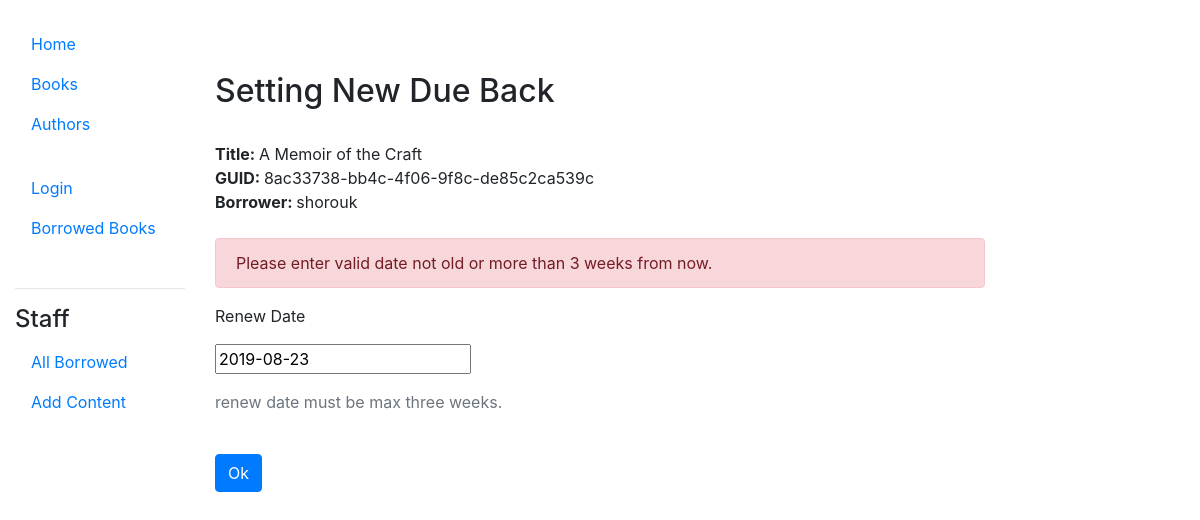
/catalog/due-back-renew/8ac33738-bb4c-4f06-9f8c-de85c2ca539c, run on the app's committed database.
### catalog/models.py (models this page shows, shortened)
class Book_Instance(models.Model):
    guid = models.UUIDField(
        'GUID',
    default=uuid.uuid4,
    primary_key=True,
    )
    due_back = models.DateField(null=True, blank=True)
    LOAN_STATUS = (
        ('o','on loane'),
        ('a', 'available'),
        ('m', 'maintenance'),
    )
    status = models.CharField(
        max_length=1,
        choices=LOAN_STATUS,
        default='a',
        )
    borrower = models.ForeignKey(User, on_delete=models.SET_NULL, null=True, blank=True)
    book = models.ForeignKey(Book, on_delete=models.CASCADE)
    class Meta:
        verbose_name='Book Instance'

class Book(models.Model):
    isbn = models.CharField(
        'ISBN',
        max_length =13,
        primary_key=True,
        help_text ='ISBN for book max 13 chars.'
        )
    title = models.CharField(max_length=100, help_text='books title')
    summary = models.CharField(max_length=1000, help_text='book summary text.')
    language = models.ForeignKey(
        Language,
        on_delete=models.SET_NULL,
        null=True,
        blank=True
        )
    genre = models.ManyToManyField(Genre, blank=True)
    author = models.ForeignKey(Author, on_delete=models.SET_NULL, null=True)

### catalog/views.py (the view, shortened to what this page needs)
# urls.py: path('due-back-renew/<uuid:pk>', views.due_back_renew, name='due-back-renew'),
def due_back_renew(request, pk):
    if request.method == 'GET':
        book = Book_Instance.objects.get(pk=pk)
        due_back = book.due_back
        form_data ={'due_back':due_back}
        form = myforms.RnewDueBack(form_data)
        context = {
            'form':form,
            'book':book,
        }
        return render(request, 'catalog/due_back_renew.html', context=context)

### catalog/myforms.py
class RnewDueBack(forms.Form):
    due_back = forms.DateField(
        label='Renew Date',
        label_suffix=':',
        help_text='renew date must be max three weeks.')
    def clean_due_back(self):
        due_back = self.cleaned_data['due_back']
        if due_back < dt.date.today():
            raise ValidationError('old renew date')
        if due_back > dt.date.today()+dt.timedelta(weeks=4):
            raise ValidationError('New date is larger than 4 weeks!!')
        return due_back

### catalog/templates/catalog/due_back_renew.html (shortened to what this page needs)
{% extends 'catalog/base.html' %}
{% block content %}
<br>
<br>
<h2>
    Setting New Due Back
</h2>
<br>
<strong>Title: </strong>{{ book.book.title }}<br>
<strong>GUID: </strong>{{ book.guid }}<br>
<strong>Borrower: </strong>{{ book.borrower }}<br>
<br>
{% if form.errors %}
    <p class="alert alert-danger">Please enter valid date not old or more than 3 weeks from now.</p>
{% endif %}
<form method="POST" action="{% url 'catalog:due-back-renew' book.guid %}">
    <p>{{ form.due_back.label }}</p>
    <p>{{ form.due_back }}</p>
    <p class="text-muted">{{ form.due_back.help_text}}</p>
     <br>
    <input type="submit" value="Ok" class="btn btn-primary">
</form>
{% endblock %}

### data on the page
Book_Instance: book "A Memoir of the Craft", guid "8ac33738-bb4c-4f06-9f8c-de85c2ca539c", borrower "shorouk"
